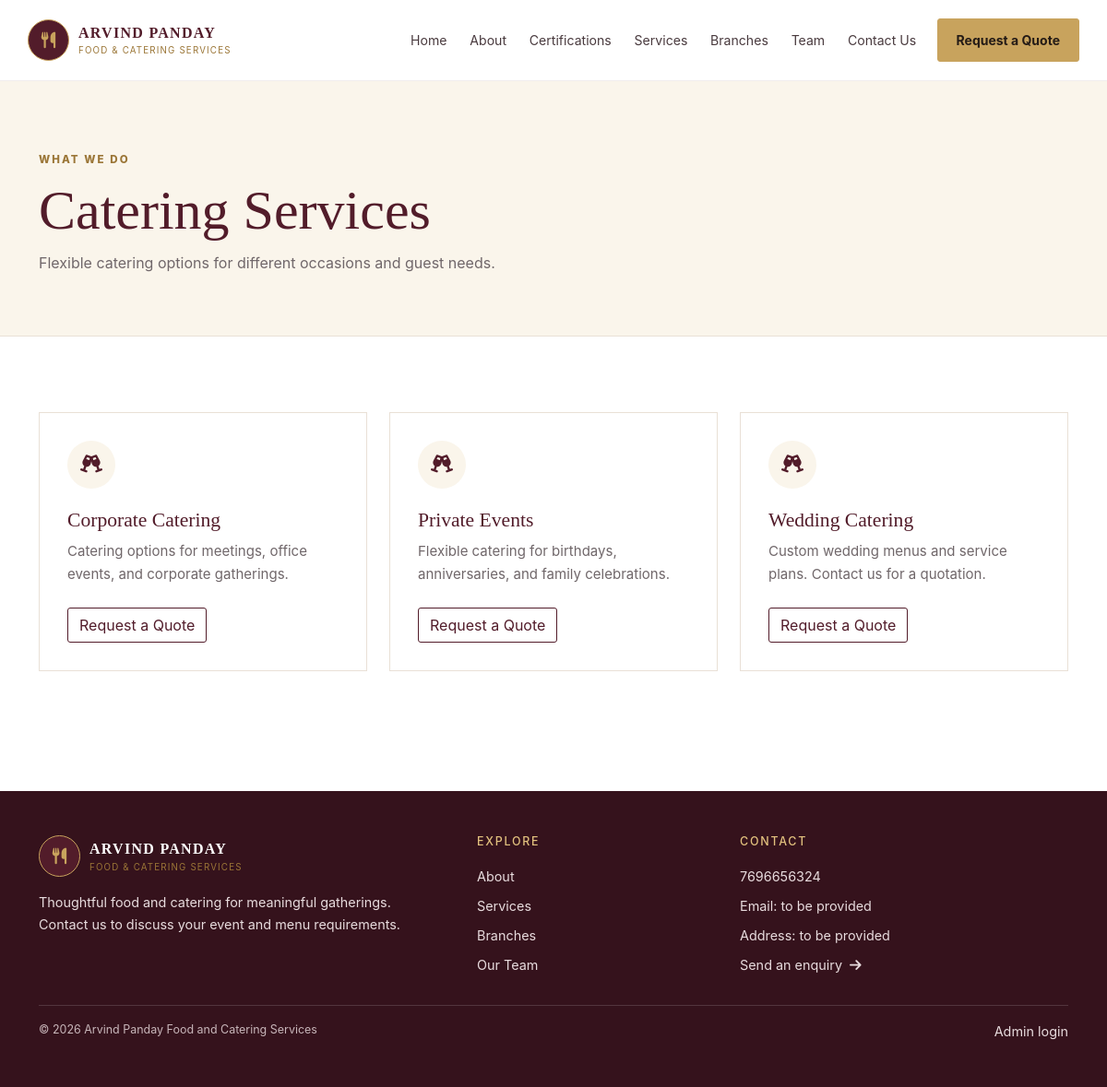
/services, run on the app's committed database.
### app.py (models this page shows)
class Service(db.Model):
    id = db.Column(db.Integer, primary_key=True)
    title = db.Column(db.String(140), nullable=False)
    description = db.Column(db.Text, nullable=False)
    image = db.Column(db.String(255))
    published = db.Column(db.Boolean, default=True, nullable=False)
    created_at = db.Column(db.DateTime, default=datetime.utcnow, nullable=False)

class SiteSetting(db.Model):
    id = db.Column(db.Integer, primary_key=True)
    key = db.Column(db.String(100), unique=True, nullable=False)
    value = db.Column(db.Text, nullable=False, default="")

### app.py (the view)
@app.route("/services")
def services():
    items = Service.query.filter_by(published=True).order_by(Service.title.asc()).all()
    return render_template("services.html", services=items)

### app.py (called while the page is built)
@app.context_processor
def inject_site_settings():
    settings = {s.key: s.value for s in SiteSetting.query.all()} if app.config.get("SQLALCHEMY_DATABASE_URI") else {}
    return {"site_settings": settings, "current_year": datetime.now().year}

### templates/services.html (shortened to what this page needs)
{% extends "base.html" %}
{% block content %}
<section class="page-hero"><div class="container"><span class="eyebrow">WHAT WE DO</span><h1>Catering Services</h1><p>Flexible catering options for different occasions and guest needs.</p></div></section>
<section class="container section-pad"><div class="row g-4">{% for item in services %}<div class="col-md-6 col-lg-4"><article class="service-card h-100"><div class="service-icon"><i class="fa-solid fa-champagne-glasses"></i></div><h3>{{ item.title }}</h3><p>{{ item.description }}</p><a class="btn btn-outline-maroon mt-2" href="{{ url_for('contact') }}">Request a Quote</a></article></div>{% else %}<div class="col-12"><div class="empty-state">Services will be listed here soon.</div></div>{% endfor %}</div></section>
{% endblock %}

### templates/base.html (shortened to what this page needs)
<!doctype html>
<html lang="en">
<head>
  <link href="https://cdn.jsdelivr.net/npm/bootstrap@5.3.3/dist/css/bootstrap.min.css" rel="stylesheet">
  <link href="https://cdnjs.cloudflare.com/ajax/libs/font-awesome/6.5.2/css/all.min.css" rel="stylesheet">
  <link href="{{ url_for('static', filename='css/style.css') }}" rel="stylesheet">
</head>
<body>
<header class="site-header">
  <nav class="navbar navbar-expand-lg container py-3">
    <a class="navbar-brand brand-lockup" href="{{ url_for('home') }}">
      <span class="brand-mark"><i class="fa-solid fa-utensils"></i></span>
      <span><strong>ARVIND PANDAY</strong><small>FOOD & CATERING SERVICES</small></span>
    </a>
    <div class="collapse navbar-collapse" id="mainNav">
      <ul class="navbar-nav ms-auto align-items-lg-center gap-lg-1">
        <li class="nav-item"><a class="nav-link" href="{{ url_for('home') }}">Home</a></li>
        <li class="nav-item"><a class="nav-link" href="{{ url_for('about') }}">About</a></li>
        <li class="nav-item"><a class="nav-link" href="{{ url_for('certifications') }}">Certifications</a></li>
        <li class="nav-item"><a class="nav-link" href="{{ url_for('services') }}">Services</a></li>
        <li class="nav-item"><a class="nav-link" href="{{ url_for('branches') }}">Branches</a></li>
        <li class="nav-item"><a class="nav-link" href="{{ url_for('team') }}">Team</a></li>
        <li class="nav-item"><a class="nav-link" href="{{ url_for('contact') }}">Contact Us</a></li>
        <li class="nav-item ms-lg-2"><a class="btn btn-gold btn-sm" href="{{ url_for('contact') }}">Request a Quote</a></li>
      </ul>
    </div>
  </nav>
</header>
<main>{% block content %}{% endblock %}</main>
<footer class="site-footer mt-5">
  <div class="container py-5">
    <div class="row g-4">
      <div class="col-lg-5"><div class="brand-lockup footer-brand"><span class="brand-mark"><i class="fa-solid fa-utensils"></i></span><span><strong>ARVIND PANDAY</strong><small>FOOD & CATERING SERVICES</small></span></div><p class="footer-copy mt-3">Thoughtful food and catering for meaningful gatherings. Contact us to discuss your event and menu requirements.</p></div>
      <div class="col-6 col-lg-3"><h6>Explore</h6><a href="{{ url_for('about') }}">About</a><a href="{{ url_for('services') }}">Services</a><a href="{{ url_for('branches') }}">Branches</a><a href="{{ url_for('team') }}">Our Team</a></div>
      <div class="col-6 col-lg-4"><h6>Contact</h6><p>{{ site_settings.get('business_phone') or 'Phone: to be provided' }}</p><p>{{ site_settings.get('business_email') or 'Email: to be provided' }}</p><p>{{ site_settings.get('business_address') or 'Address: to be provided' }}</p><a href="{{ url_for('contact') }}">Send an enquiry <i class="fa-solid fa-arrow-right ms-1"></i></a></div>
    </div>
    <div class="footer-bottom mt-4 pt-3"><span>© {{ current_year }} Arvind Panday Food and Catering Services</span><a href="{{ url_for('admin_login') }}">Admin login</a></div>
  </div>
</footer>
</body></html>

### static/css/style.css (style rules this page uses)
:root { --maroon:#521c2a;--maroon-deep:#35121c;--gold:#c8a35d;--gold-dark:#9b7637;--cream:#faf5eb;--ink:#282326;--muted:#70676a;--line:#e9e0d6;--white:#fff }
* { box-sizing:border-box }
body { font-family:Inter,system-ui,-apple-system,"Segoe UI",sans-serif;color:var(--ink);background:#fff;line-height:1.65 }
.site-header { background:#fff;border-bottom:1px solid rgba(82,28,42,.08);position:sticky;top:0;z-index:1000 }
.brand-lockup { display:flex;align-items:center;gap:10px;color:var(--maroon);text-decoration:none;line-height:1.2 }
.brand-lockup strong { display:block;font-family:Georgia,serif;letter-spacing:.08em;font-size:1rem }
.brand-lockup small { display:block;font-size:.61rem;letter-spacing:.12em;color:var(--gold-dark);margin-top:4px }
.brand-mark { display:grid;place-items:center;width:45px;height:45px;border-radius:50%;background:var(--maroon);color:var(--gold);border:1px solid var(--gold);font-size:1.1rem;flex-shrink:0 }
.navbar .nav-link { font-size:.88rem;color:#493a3e;padding:.6rem .65rem!important }
.btn-gold { background:var(--gold);border:1px solid var(--gold);color:#241b16;font-weight:700;border-radius:3px;padding:.75rem 1.25rem }
.btn-outline-maroon { border:1px solid var(--maroon);color:var(--maroon);border-radius:3px }
.eyebrow { font-size:.72rem;letter-spacing:.18em;color:var(--gold-dark);font-weight:800 }
.section-pad { padding-top:82px;padding-bottom:82px }
.service-card,.branch-card,.team-card { border:1px solid var(--line);padding:30px;background:#fff;transition:transform .2s,box-shadow .2s }
.service-icon { width:52px;height:52px;border-radius:50%;display:grid;place-items:center;background:var(--cream);color:var(--maroon);font-size:1.2rem;margin-bottom:22px }
.service-card h3,.branch-card h3,.team-card h3 { font-family:Georgia,serif;color:var(--maroon);font-size:1.35rem }
.service-card p,.branch-card p,.team-card p { color:var(--muted);font-size:.94rem }
.site-footer { background:var(--maroon-deep);color:#fff }
.footer-brand { color:#fff }
.footer-copy { color:#d7c8cb;max-width:400px }
.site-footer h6 { font-size:.78rem;letter-spacing:.14em;text-transform:uppercase;color:#e2c17e;margin-bottom:18px }
.site-footer a:not(.brand-lockup) { display:block;color:#e8dcde;text-decoration:none;margin:.5rem 0;font-size:.9rem }
.site-footer p { color:#e8dcde;font-size:.9rem;margin-bottom:.5rem }
.footer-bottom { border-top:1px solid rgba(255,255,255,.15);display:flex;justify-content:space-between;gap:16px;color:#c8b6ba;font-size:.78rem }
.footer-bottom a { margin:0!important }
.page-hero { background:var(--cream);padding:70px 0 65px;border-bottom:1px solid var(--line) }
.page-hero h1 { font-family:Georgia,serif;color:var(--maroon);font-size:clamp(2.5rem,5vw,4rem);margin:.5rem 0 }
.page-hero p { color:var(--muted);margin:0;max-width:680px }

### data on the page
Service: title "Corporate Catering", description "Catering options for meetings, office events, and corporate gatherings."
Service: title "Private Events", description "Flexible catering for birthdays, anniversaries, and family celebrations."
Service: title "Wedding Catering", description "Custom wedding menus and service plans. Contact us for a quotation."
SiteSetting: value "7696656324"

### other printed values
{{ site_settings.get('business_email') or 'Email: to be provided' }} "Email: to be provided"
{{ site_settings.get('business_address') or 'Address: to be provided' }} "Address: to be provided"
